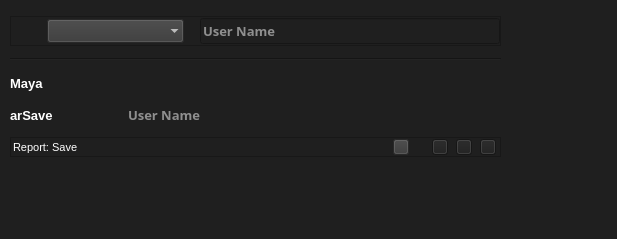
<?xml version="1.0" encoding="UTF-8"?>
<ui version="4.0">
 <class>arUserManager</class>
 <widget class="QWidget" name="arUserManager">
  <property name="geometry">
   <rect>
    <x>0</x>
    <y>0</y>
    <width>617</width>
    <height>239</height>
   </rect>
  </property>
  <property name="minimumSize">
   <size>
    <width>506</width>
    <height>0</height>
   </size>
  </property>
  <property name="maximumSize">
   <size>
    <width>1200</width>
    <height>16777215</height>
   </size>
  </property>
  <property name="font">
   <font>
    <family>Calibri</family>
    <pointsize>11</pointsize>
    <weight>75</weight>
    <bold>true</bold>
   </font>
  </property>
  <property name="windowTitle">
   <string>arUserManager</string>
  </property>
  <property name="windowIcon">
   <iconset resource="../../img/img.qrc">
    <normaloff>:/btn/btn/btnUserGroup48.png</normaloff>:/btn/btn/btnUserGroup48.png</iconset>
  </property>
  <property name="styleSheet">
   <string notr="true">color: rgb(255, 255, 255);
background-color: rgb(31, 31, 31);</string>
  </property>
  <widget class="QWidget" name="verticalLayoutWidget">
   <property name="geometry">
    <rect>
     <x>10</x>
     <y>10</y>
     <width>491</width>
     <height>156</height>
    </rect>
   </property>
   <layout class="QVBoxLayout" name="verticalLayout">
    <property name="sizeConstraint">
     <enum>QLayout::SetMinimumSize</enum>
    </property>
    <item>
     <widget class="QFrame" name="frame">
      <property name="maximumSize">
       <size>
        <width>16777215</width>
        <height>30</height>
       </size>
      </property>
      <property name="frameShape">
       <enum>QFrame::StyledPanel</enum>
      </property>
      <property name="frameShadow">
       <enum>QFrame::Raised</enum>
      </property>
      <layout class="QHBoxLayout" name="horizontalLayout">
       <property name="margin">
        <number>0</number>
       </property>
       <item>
        <widget class="QLabel" name="lblReport">
         <property name="maximumSize">
          <size>
           <width>30</width>
           <height>30</height>
          </size>
         </property>
         <property name="styleSheet">
          <string notr="true">background-color: 'transparent';</string>
         </property>
         <property name="text">
          <string/>
         </property>
         <property name="pixmap">
          <pixmap resource="../../img/img.qrc">:/btn/btn/btnUserGroup62.png</pixmap>
         </property>
         <property name="scaledContents">
          <bool>true</bool>
         </property>
        </widget>
       </item>
       <item>
        <widget class="QComboBox" name="cbxReport">
         <property name="enabled">
          <bool>true</bool>
         </property>
         <property name="font">
          <font>
           <family>Malgun Gothic</family>
           <pointsize>10</pointsize>
           <weight>75</weight>
           <bold>true</bold>
          </font>
         </property>
         <property name="toolTip">
          <string>Report Reason</string>
         </property>
         <property name="layoutDirection">
          <enum>Qt::LeftToRight</enum>
         </property>
         <property name="styleSheet">
          <string notr="true">background-color: rgb(56, 56, 56);</string>
         </property>
         <property name="editable">
          <bool>false</bool>
         </property>
         <property name="insertPolicy">
          <enum>QComboBox::InsertAtBottom</enum>
         </property>
         <property name="frame">
          <bool>false</bool>
         </property>
        </widget>
       </item>
       <item>
        <spacer name="horizontalSpacer">
         <property name="orientation">
          <enum>Qt::Horizontal</enum>
         </property>
         <property name="sizeType">
          <enum>QSizePolicy::Maximum</enum>
         </property>
         <property name="sizeHint" stdset="0">
          <size>
           <width>10</width>
           <height>20</height>
          </size>
         </property>
        </spacer>
       </item>
       <item>
        <widget class="QLineEdit" name="edtScript">
         <property name="maximumSize">
          <size>
           <width>300</width>
           <height>16777215</height>
          </size>
         </property>
         <property name="font">
          <font>
           <family>Malgun Gothic</family>
           <pointsize>10</pointsize>
           <weight>75</weight>
           <bold>true</bold>
          </font>
         </property>
         <property name="text">
          <string/>
         </property>
         <property name="readOnly">
          <bool>false</bool>
         </property>
         <property name="placeholderText">
          <string>User Name</string>
         </property>
        </widget>
       </item>
      </layout>
      <zorder>cbxReport</zorder>
      <zorder>lblReport</zorder>
      <zorder>edtScript</zorder>
      <zorder>horizontalSpacer</zorder>
     </widget>
    </item>
    <item>
     <widget class="Line" name="line">
      <property name="orientation">
       <enum>Qt::Horizontal</enum>
      </property>
     </widget>
    </item>
    <item>
     <widget class="QLabel" name="label_2">
      <property name="maximumSize">
       <size>
        <width>16777215</width>
        <height>20</height>
       </size>
      </property>
      <property name="font">
       <font>
        <pointsize>10</pointsize>
        <weight>75</weight>
        <bold>true</bold>
       </font>
      </property>
      <property name="text">
       <string>Maya</string>
      </property>
     </widget>
    </item>
    <item>
     <layout class="QHBoxLayout" name="horizontalLayout_3">
      <item>
       <widget class="QLabel" name="label">
        <property name="minimumSize">
         <size>
          <width>100</width>
          <height>20</height>
         </size>
        </property>
        <property name="maximumSize">
         <size>
          <width>16777215</width>
          <height>20</height>
         </size>
        </property>
        <property name="font">
         <font>
          <pointsize>10</pointsize>
          <weight>75</weight>
          <bold>true</bold>
         </font>
        </property>
        <property name="text">
         <string>arSave</string>
        </property>
       </widget>
      </item>
      <item>
       <spacer name="horizontalSpacer_2">
        <property name="orientation">
         <enum>Qt::Horizontal</enum>
        </property>
        <property name="sizeType">
         <enum>QSizePolicy::Maximum</enum>
        </property>
        <property name="sizeHint" stdset="0">
         <size>
          <width>10</width>
          <height>20</height>
         </size>
        </property>
       </spacer>
      </item>
      <item>
       <widget class="QLineEdit" name="edtScript_2">
        <property name="maximumSize">
         <size>
          <width>16777215</width>
          <height>20</height>
         </size>
        </property>
        <property name="font">
         <font>
          <family>Malgun Gothic</family>
          <pointsize>10</pointsize>
          <weight>75</weight>
          <bold>true</bold>
         </font>
        </property>
        <property name="text">
         <string/>
        </property>
        <property name="frame">
         <bool>false</bool>
        </property>
        <property name="readOnly">
         <bool>false</bool>
        </property>
        <property name="placeholderText">
         <string>User Name</string>
        </property>
       </widget>
      </item>
     </layout>
    </item>
    <item>
     <widget class="QFrame" name="frame_2">
      <property name="maximumSize">
       <size>
        <width>16777215</width>
        <height>20</height>
       </size>
      </property>
      <property name="frameShape">
       <enum>QFrame::StyledPanel</enum>
      </property>
      <property name="frameShadow">
       <enum>QFrame::Raised</enum>
      </property>
      <layout class="QHBoxLayout" name="horizontalLayout_2">
       <property name="spacing">
        <number>8</number>
       </property>
       <property name="leftMargin">
        <number>0</number>
       </property>
       <property name="topMargin">
        <number>0</number>
       </property>
       <property name="rightMargin">
        <number>4</number>
       </property>
       <property name="bottomMargin">
        <number>0</number>
       </property>
       <item>
        <widget class="QLineEdit" name="edtMsg">
         <property name="enabled">
          <bool>true</bool>
         </property>
         <property name="maximumSize">
          <size>
           <width>16777215</width>
           <height>18</height>
          </size>
         </property>
         <property name="font">
          <font>
           <family>MS Shell Dlg 2</family>
           <pointsize>8</pointsize>
           <weight>50</weight>
           <bold>false</bold>
          </font>
         </property>
         <property name="text">
          <string>Report: Save</string>
         </property>
         <property name="frame">
          <bool>false</bool>
         </property>
         <property name="readOnly">
          <bool>true</bool>
         </property>
        </widget>
       </item>
       <item>
        <widget class="QPushButton" name="btnFolder">
         <property name="maximumSize">
          <size>
           <width>16</width>
           <height>16</height>
          </size>
         </property>
         <property name="toolTip">
          <string>Open Folder [F]</string>
         </property>
         <property name="styleSheet">
          <string notr="true">background-color: rgb(56, 56, 56);</string>
         </property>
         <property name="text">
          <string/>
         </property>
         <property name="icon">
          <iconset resource="../../img/img.qrc">
           <normaloff>:/btn/btn/btnFolder48.png</normaloff>:/btn/btn/btnFolder48.png</iconset>
         </property>
         <property name="iconSize">
          <size>
           <width>14</width>
           <height>14</height>
          </size>
         </property>
         <property name="shortcut">
          <string>F</string>
         </property>
        </widget>
       </item>
       <item>
        <widget class="QLabel" name="lblUser">
         <property name="maximumSize">
          <size>
           <width>16</width>
           <height>16</height>
          </size>
         </property>
         <property name="toolTip">
          <string>User</string>
         </property>
         <property name="styleSheet">
          <string notr="true">background-color: 'transparent'</string>
         </property>
         <property name="text">
          <string/>
         </property>
         <property name="pixmap">
          <pixmap resource="../../img/img.qrc">:/placeholder/placeholder/user.png</pixmap>
         </property>
         <property name="scaledContents">
          <bool>true</bool>
         </property>
        </widget>
       </item>
       <item>
        <widget class="QPushButton" name="btnOpenFile">
         <property name="maximumSize">
          <size>
           <width>16</width>
           <height>16</height>
          </size>
         </property>
         <property name="toolTip">
          <string>Software</string>
         </property>
         <property name="styleSheet">
          <string notr="true">background-color: 'transparent'</string>
         </property>
         <property name="text">
          <string/>
         </property>
         <property name="icon">
          <iconset resource="../../img/img.qrc">
           <normaloff>:/btn/btn/btnHoneypot48.png</normaloff>:/btn/btn/btnHoneypot48.png</iconset>
         </property>
         <property name="iconSize">
          <size>
           <width>16</width>
           <height>16</height>
          </size>
         </property>
         <property name="shortcut">
          <string>R</string>
         </property>
        </widget>
       </item>
       <item>
        <widget class="QPushButton" name="btnReport">
         <property name="maximumSize">
          <size>
           <width>16</width>
           <height>16</height>
          </size>
         </property>
         <property name="toolTip">
          <string>Status Report [R]</string>
         </property>
         <property name="styleSheet">
          <string notr="true">background-color: 'transparent'</string>
         </property>
         <property name="text">
          <string/>
         </property>
         <property name="icon">
          <iconset resource="../../img/img.qrc">
           <normaloff>:/btn/btn/btnReport48.png</normaloff>:/btn/btn/btnReport48.png</iconset>
         </property>
         <property name="iconSize">
          <size>
           <width>16</width>
           <height>16</height>
          </size>
         </property>
         <property name="shortcut">
          <string>R</string>
         </property>
        </widget>
       </item>
       <item>
        <widget class="QPushButton" name="btnHelp">
         <property name="maximumSize">
          <size>
           <width>16</width>
           <height>16</height>
          </size>
         </property>
         <property name="toolTip">
          <string>Help [H]</string>
         </property>
         <property name="styleSheet">
          <string notr="true">background-color: 'transparent';</string>
         </property>
         <property name="text">
          <string/>
         </property>
         <property name="icon">
          <iconset resource="../../img/img.qrc">
           <normaloff>:/btn/btn/btnHelp48.png</normaloff>:/btn/btn/btnHelp48.png</iconset>
         </property>
         <property name="iconSize">
          <size>
           <width>16</width>
           <height>16</height>
          </size>
         </property>
         <property name="shortcut">
          <string>H</string>
         </property>
        </widget>
       </item>
      </layout>
     </widget>
    </item>
   </layout>
  </widget>
 </widget>
 <tabstops>
  <tabstop>btnHelp</tabstop>
  <tabstop>edtMsg</tabstop>
  <tabstop>cbxReport</tabstop>
  <tabstop>btnReport</tabstop>
  <tabstop>btnFolder</tabstop>
 </tabstops>
 <resources>
  <include location="../../img/img.qrc"/>
  <include location="../../img/img.qrc"/>
  <include location="../../img/img.qrc"/>
 </resources>
 <connections/>
</ui>
